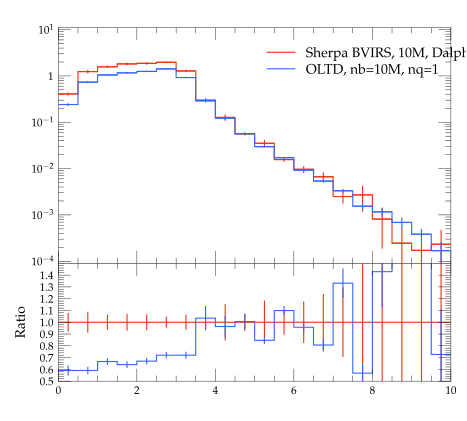

This figure's Python source:
#! /usr/bin/env python

# This Python script was auto-generated using YODA v2.0.0.
# Analysis object: /evtb/cutEg_tjg_dr
# Timestamp: 15-04-2024 (14:39:54)

import matplotlib as mpl
import matplotlib.pyplot as plt
mpl.use('Agg') # comment out for interactive use
import os
import numpy as np

plotDir = os.path.split(os.path.realpath(__file__))[0]
if 'YODA_USER_PLOT_PATH' in globals():
    plot_outdir = globals()['YODA_USER_PLOT_PATH']
else:
    plot_outdir = plotDir

#plot style
plt.style.use(os.path.join(plotDir, '../default.mplstyle'))
# plot metadata
figW, figH = plt.rcParams['figure.figsize']
ax_xLabel = r''
ax_yLabel = r''
ax_title  = r''
ax_xScale = 'linear'
ax_yScale = 'log'
xLims = (0.0, 10.0)
yLims = (9e-05, 11.0)

# TeX-friendly labels for the legend
labels = [ r"Sherpa BVIRS, 10M, Dalpha=0.01", r"OLTD, nb=10M, nq=1" ]

# Create figure and axis objects
fig, (ax, ratio0_ax) = plt.subplots(2, 1, sharex=True,
                  figsize=(figW,figH), gridspec_kw={'height_ratios': (2, 1)})
ratio0_ax.yaxis.set_major_locator(mpl.ticker.MultipleLocator(0.1))
ratio0_ax.set_ylim(0.5, 1.4999)
ratio0_ax.set_ylabel('Ratio')

# LineColor map: curve index -> color
linecolors = {0: '#EE3311', 1: '#3366FF'}
# the numerical data is stored in a separate file
dataf = dict()
prefix = os.path.split(__file__)[0]
if prefix:    prefix = prefix + '/'
exec(open(prefix+'cutEg_tjg_dr__data.py').read(), dataf)


legend_handles = [] # keep track of handles for the legend

# style options for curves
# starts at zorder>=5 to draw curve on top of legend
styles = {
  'curve0': {
    'color' : linecolors[0],
    'linestyle' : '-',
    'marker' : 'o',
    'zorder' : 5,
    'histstyle' : True,
  },
  'curve1': {
    'color' : linecolors[1],
    'linestyle' : '-',
    'marker' : 'o',
    'zorder' : 6,
    'histstyle' : True,
  },
}
# curve from input yoda files in main panel
for label in dataf['yvals'].keys():
    if all(np.isnan(v) for v in dataf['yvals'][label]):
        continue
    tmp = None
    if styles[label]['histstyle']: # draw as histogram
        tmp, = ax.plot(dataf['xedges'], dataf['yedges'][label],
                       color=styles[label]['color'],
                       linestyle=styles[label]['linestyle'],
                       drawstyle='steps-pre', solid_joinstyle='miter',
                       zorder=styles[label]['zorder'], label=label)
        ax.errorbar(dataf['xpoints'], dataf['yvals'][label], color=styles[label]['color'],
                    xerr=dataf['xerrs'], yerr=[dataf['ydowns'][label], dataf['yups'][label]],
                    linestyle='none', zorder=styles[label]['zorder'])
    else: # draw as scatter
        tmp = ax.errorbar(dataf['xpoints'], dataf['yvals'][label],
                          xerr=dataf['xerrs'],
                          yerr=[ dataf['ydowns'][label],
                          dataf['yups'][label] ],
                          fmt=styles[label]['marker'],
                          ecolor=styles[label]['color'],
                          color=styles[label]['color'], zorder=2)
        tmp[-1][0].set_linestyle(styles[label]['linestyle'])
    legend_handles += [tmp]
    for varLabel in dataf['variation_yvals'].keys():
        if varLabel.startswith(label):
            tmp, = ax.plot(dataf['xedges'], dataf['variation_yvals'][varLabel],
                           color=styles[label]['color'],
                           linestyle=styles[label]['linestyle'],
                           drawstyle='steps-pre', solid_joinstyle='miter',
                           zorder=styles[label]['zorder'], alpha=0.5)


# plots on ratio panel
# curve from input yoda files in ratio panel
for label, yvals in dataf['ratio0_yvals'].items():
    if all(np.isnan(v) for v in yvals):
        continue
    if styles[label]['histstyle']: # plot as histogram
        ratio0_ax.plot(dataf['xedges'], yvals,
                       color=styles[label]['color'],
                       linestyle=styles[label]['linestyle'],
                       drawstyle='steps-pre', zorder=1,
                       solid_joinstyle='miter')
        ratio0_ax.vlines(dataf['xpoints'],
                         dataf['ratio0_ymin'][label],
                         dataf['ratio0_ymax'][label],
                         color=styles[label]['color'], zorder=1)
    else: # plot as scatter
        tmp = ratio0_ax.errorbar(dataf['xpoints'],
                                 yvals, xerr=dataf['xerrs'],
                                 yerr=dataf['ratio0_yerrs'][label],
                                 fmt=styles[label]['marker'],
                                 ecolor=styles[label]['color'],
                                 color=styles[label]['color'])
        tmp[-1][0].set_linestyle(styles[label]['linestyle'])

    for varlabel in dataf['ratio0_variation_vals'].keys():
        if varlabel.startswith(label):
            ratio0_ax.plot(dataf['xedges'],
                            dataf['ratio0_variation_vals'][varlabel],
                            color=styles[label]['color'],
                            linestyle=styles[label]['linestyle'],
                            drawstyle='steps-pre', solid_joinstyle='miter',
                            zorder=1, alpha=0.5)

legend_pos = (0.5, 0.97)
ax.legend(legend_handles, labels, loc='upper left', bbox_to_anchor=legend_pos)

# set plot metadata as defined above
ratio0_ax.set_xlabel(ax_xLabel)
ratio0_ax.xaxis.set_label_coords(1., -.15)
ax.set_ylabel(ax_yLabel, loc='top')
ax.set_title(ax_title, loc='left')
ax.set_xscale(ax_xScale)
ax.set_yscale(ax_yScale)
ax.set_xlim(xLims)
ax.set_ylim(yLims)

# tick formatting
plt.rcParams['xtick.top'] = True
plt.rcParams['ytick.right'] = True
ax.yaxis.set_major_locator(mpl.ticker.LogLocator(base=10.0, numticks=np.inf))
ax.yaxis.set_minor_locator(mpl.ticker.LogLocator(
                           base=10.0, subs=np.arange(0.1, 1, 0.1), numticks=np.inf))
fig.align_ylabels((ax, ratio0_ax))
plt.savefig(os.path.join(plot_outdir, 'cutEg_tjg_dr.pdf'), format='PDF')
plt.savefig(os.path.join(plot_outdir, 'cutEg_tjg_dr.png'), format='PNG')

plt.close(fig)
